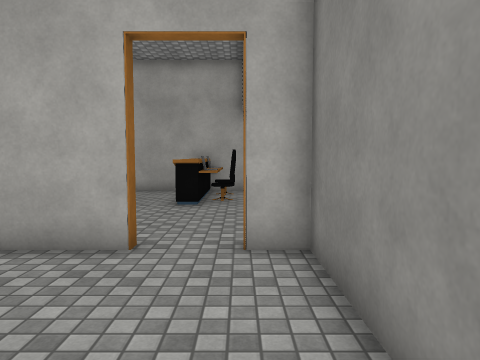
[1] (above)

24 first-person views from a walk through a 3-D level made in the Unity game engine. The camera is 1.5 m above the floor, tilts 4° down and sees 70° across. The floor is counted in squares, 1 m on a side. Each view is taken from the middle of a square. On the plan, view 1 faces up. The plan holds only what a view shows up to about 16 squares ahead; the rest is blank. The place goes on beyond the plan. The player character is not drawn. Some surface patterns are stand-ins.

[2]
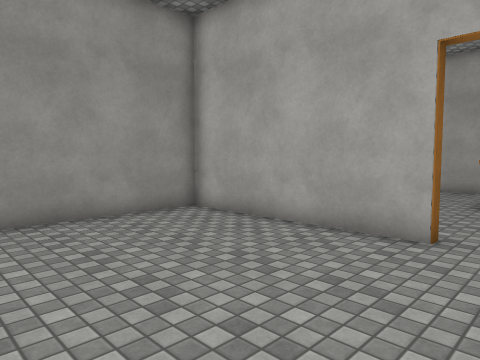

[3]
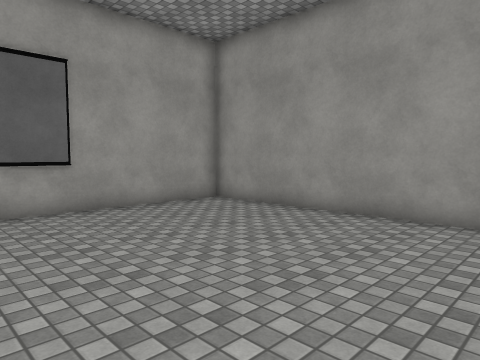

[4]
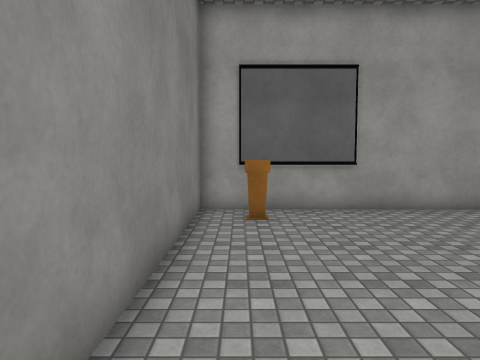

[5]
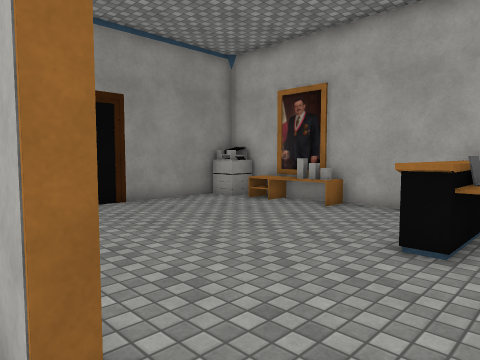

[6]
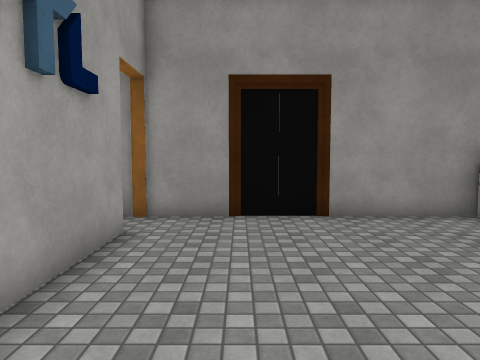

[7]
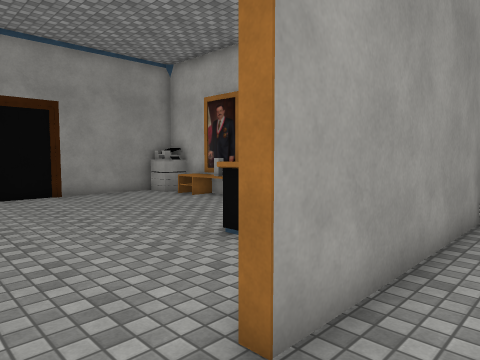

[8]
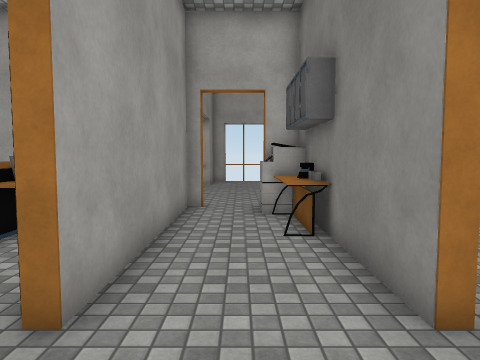

[9]
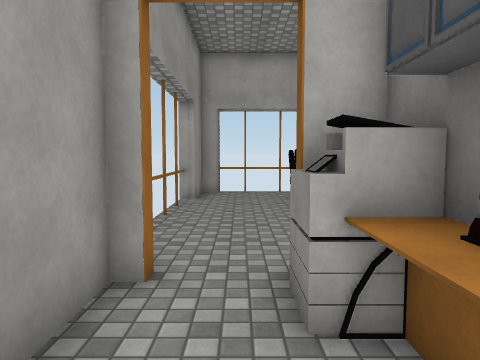

[10]
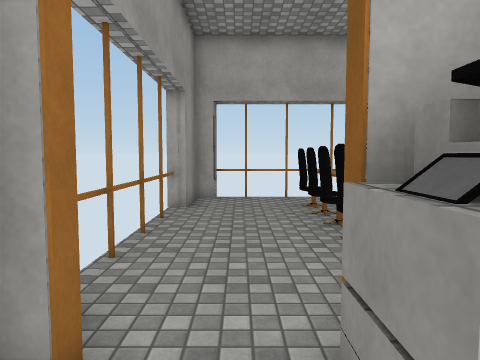

[11]
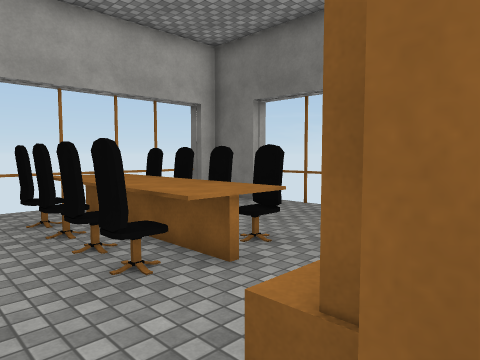

[12]
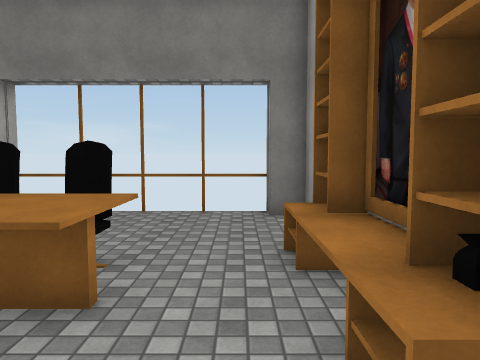

[13]
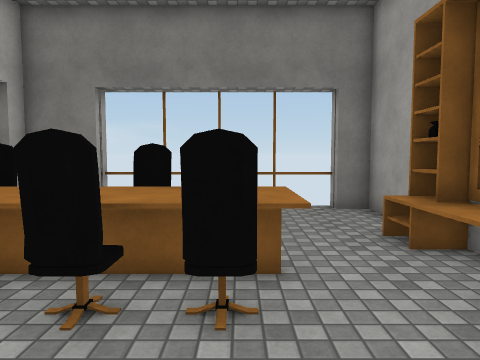

[14]
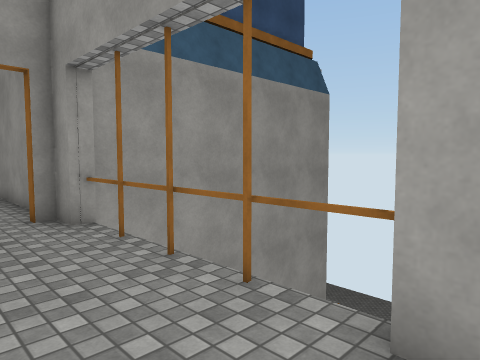

[15]
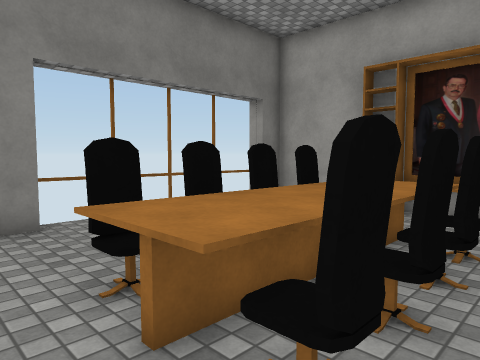

[16]
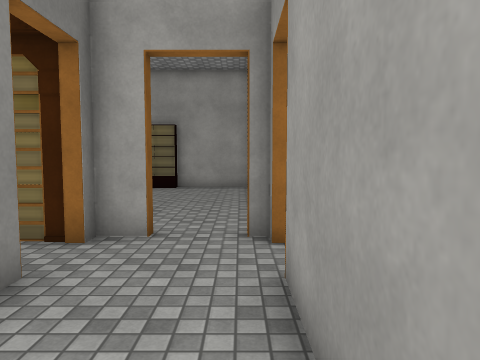

[17]
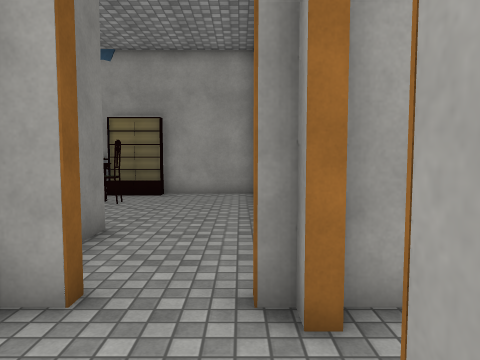

[18]
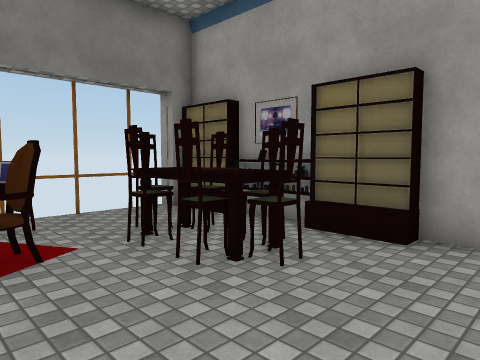

[19]
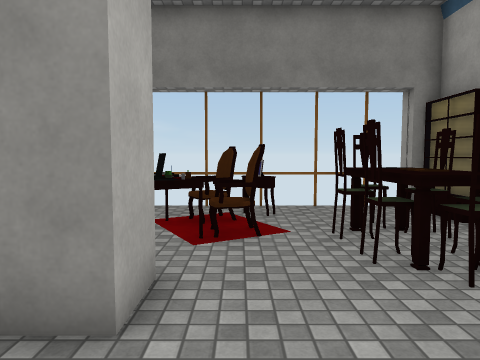

[20]
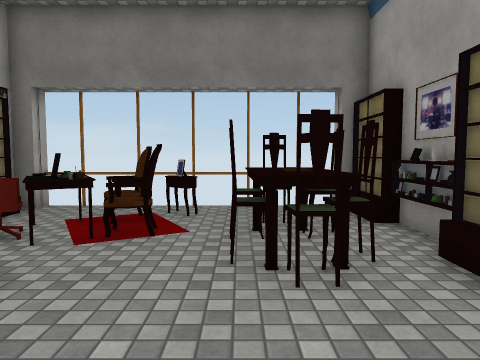

[21]
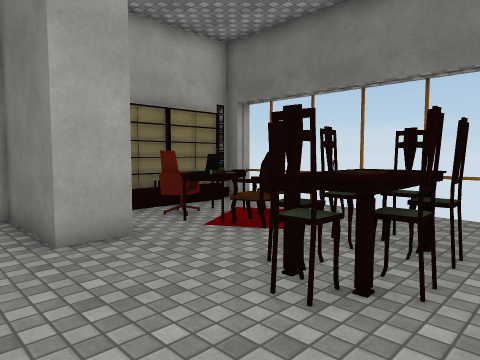

[22]
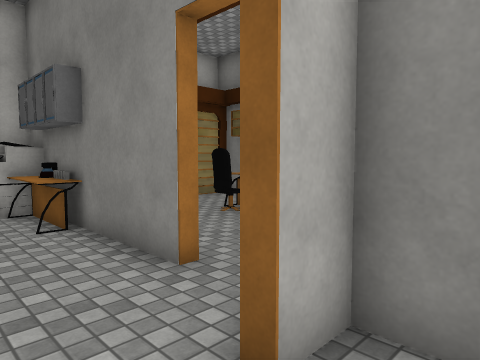

[23]
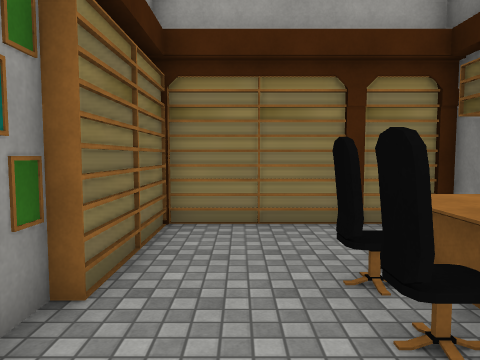

[24]
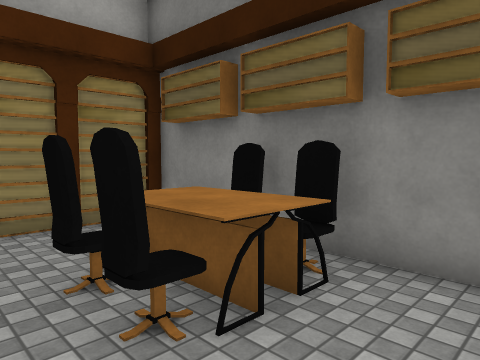

### Floor plan
Key: @ floor where view 1 was taken; # wall or solid block; x gap in a wall; . floor; = window, fence, low wall or low ledge; ^ raised ledge; v drop or lower ground.
Columns run from 11 left of view 1 to 12 right of it. Each row starts with its distance up from view 1.
 26              v        v
 25             ##.....   ##
 24             #....^^....#
 23             x...^^^#...x
 22             v...x^^x...v
 21             v...^^^x...v
 20             v...^^^x...v
 19             v...^^^#...v
 18             v..........v
 17             v..........v
 16  vvvvvvvvvvvx...#^^#...x
 15  ############..#########
 14 ##.^^^... ^ #..##......#
 13 #........^^ #..^#......#
 12 #........^^ #..^#......#
 11 #........^^.#...#..#^^^#
 10 #...........#...#..#^^^#
  9 #...........#...#...^^.#
  8 #...........#...#.  ...#
  7 #................ .
  6 #..#######..#..###
  5 x. #........#...#  #####
  4    #........#...# .##  #
  3    #........#...# .^^^ =
  2    #........#...##.^^^##
  1    #........#......=^##=
  0    #.......@#.........##
 -1    #........#.....^^^..v
 -2    #........#....^^^^..v
 -3    #.......^#.....^#...v
 -4    #........#...#=#..==#
 -5    ########^^^^^^ #####v

Where each view was taken, in squares from view 1:
view 1: 0 up, 0 right, facing up
view 2: 1 down, 0 right, facing up-left
view 3: 5 up, 0 right, facing down-left
view 4: 5 up, 0 right, facing down
view 5: 5 up, 0 right, facing up-left
view 6: 8 up, 2 left, facing left
view 7: 6 up, 3 right, facing up-left
view 8: 5 up, 3 right, facing up
view 9: 11 up, 3 right, facing up
view 10: 13 up, 3 right, facing up
view 11: 15 up, 3 right, facing up-right
view 12: 17 up, 3 right, facing right
view 13: 19 up, 2 right, facing right
view 14: 24 up, 4 right, facing down-left
view 15: 25 up, 4 right, facing down-right
view 16: 12 up, 2 right, facing down
view 17: 9 up, 2 right, facing down
view 18: 2 up, 3 right, facing down-right
view 19: 1 up, 2 right, facing right
view 20: 1 down, 2 right, facing right
view 21: 4 down, 3 right, facing up-right
view 22: 4 up, 2 right, facing up-right
view 23: 7 up, 7 right, facing up
view 24: 7 up, 7 right, facing up-right
